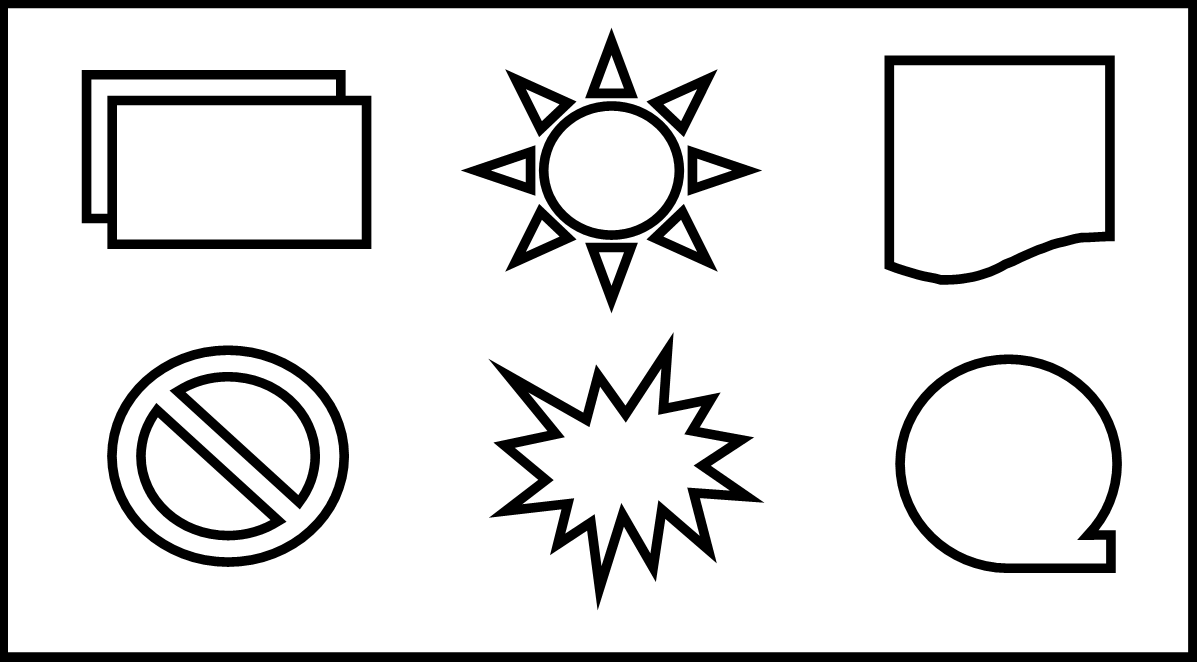
//> input picture cpp_image_processing/test_cont.png, 1197 x 662 px
$ ./main   (built with g++ and OpenCV 4)
//> lines starting //> are read from the running program, lines starting //| are printed output that depends on the picture; after the words box and inside, x2 and y2 are one past the last pixel; in counts of white or black regions, pixels touching at a corner belong together
#include <opencv2/opencv.hpp>
#include <Windows.h>

void afficherImage(const cv::Mat& image, const std::string& nom_fenetre) {
    // Afficher l'image dans une fenêtre avec le nom spécifié
    cv::namedWindow(nom_fenetre, cv::WINDOW_NORMAL);
    cv::imshow(nom_fenetre, image);
    cv::waitKey(0);
    cv::destroyWindow(nom_fenetre);
}

int main() {
    // Chemin relatif ou absolu vers l'image
    std::string chemin_image = "C:/Users/Marius/Documents/code/Image_Processing_2024/cpp_image_processing/test_cont.png";

    // Taille image
    int larg_image_pix = 800;

    // Obtenir la taille de l'écran
    int largeur_ecran = GetSystemMetrics(SM_CXSCREEN);
    int hauteur_ecran = GetSystemMetrics(SM_CYSCREEN);

    // Lecture de l'image
    cv::Mat image = cv::imread(chemin_image);
//> image is the input picture: 662 rows x 1197 cols, CV_8UC3; min 0, max 255, mean 222

    // Vérifier si la lecture de l'image a réussi
    if (!image.empty()) {
        // Obtenir les dimensions originales de l'image
        int hauteur = image.rows;
//> hauteur = 662
        int largeur = image.cols;
//> largeur = 1197

        // Facteur de redimensionnement souhaité (par exemple, 0.5 pour réduire de moitié)
        float facteur_redimensionnement = (float)larg_image_pix / largeur;
//> facteur_redimensionnement = 0.668

        // Calculer les nouvelles dimensions en maintenant le même rapport hauteur/largeur
        int nouvelle_largeur = cvRound(largeur * facteur_redimensionnement);
//> nouvelle_largeur = 800
        int nouvelle_hauteur = cvRound(hauteur * facteur_redimensionnement);
//> nouvelle_hauteur = 442

        //Coeff ecran
        float coeff_larg = (largeur_ecran/2 - nouvelle_largeur) / 2;
//> coeff_larg = 80
        float coeff_haut = (hauteur_ecran/2 - nouvelle_hauteur) / 2;
//> coeff_haut = 49

        // Convertir l'image en niveaux de gris
        cv::Mat image_en_gris;
        cv::cvtColor(image, image_en_gris, cv::COLOR_BGR2GRAY);

        // Appliquer un flou pour réduire le bruit et améliorer la détection des contours
        cv::Mat image_en_gris_flou;
        cv::GaussianBlur(image_en_gris, image_en_gris_flou, cv::Size(5, 5), 0);

        // Détection des contours avec Canny
        cv::Mat contours;
        cv::Canny(image_en_gris, contours, 50, 150);
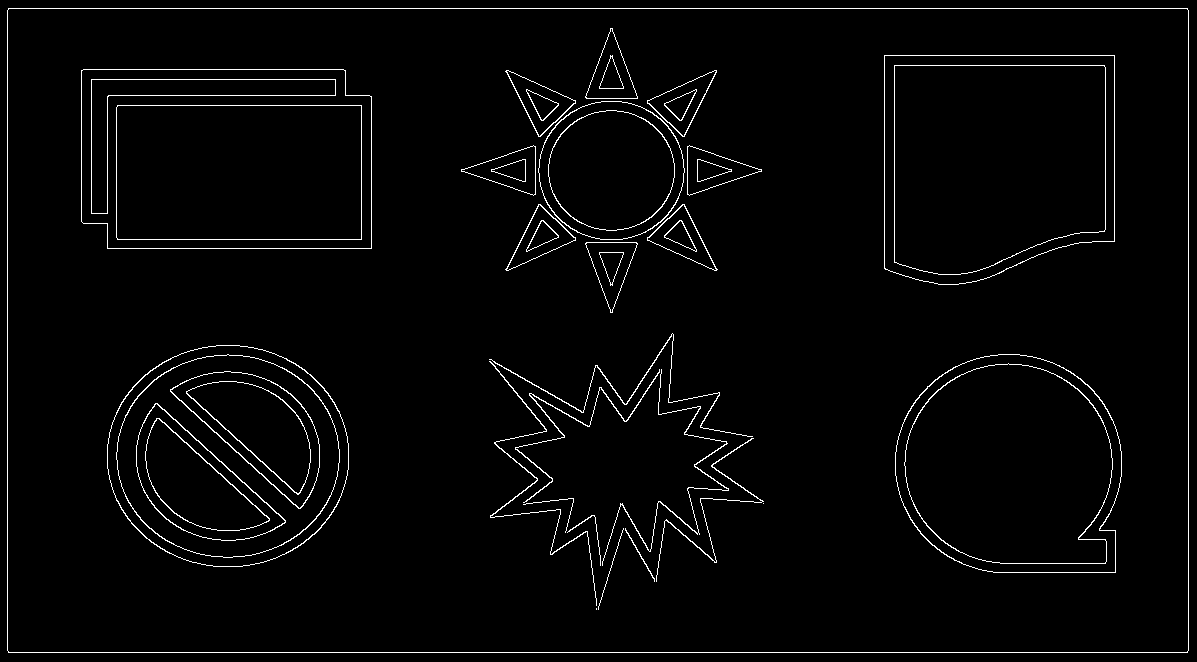
//> contours: 662 rows x 1197 cols, CV_8UC1; 2.5% white in thin lines or dots

        // Trouver les contours
        std::vector<std::vector<cv::Point>> contours_vect;
        cv::findContours(contours, contours_vect, cv::RETR_LIST, cv::CHAIN_APPROX_SIMPLE);
//> contours_vect = 75 contours, 5 with area under 20; largest, box (x1, y1, x2, y2) and area: (7, 8, 1189, 653) 760558, (7, 8, 1189, 653) 760556, (81, 69, 372, 249) 50578, (81, 69, 372, 249) 50575, (884, 55, 1115, 285) 48302

        // Créer une copie de l'image pour dessiner les contours
        cv::Mat image_contours = image.clone();

        // Dessiner les contours sur l'image
        cv::drawContours(image_contours, contours_vect, -1, cv::Scalar(0, 255, 0), 2); // Couleur verte, épaisseur de 2 pixels
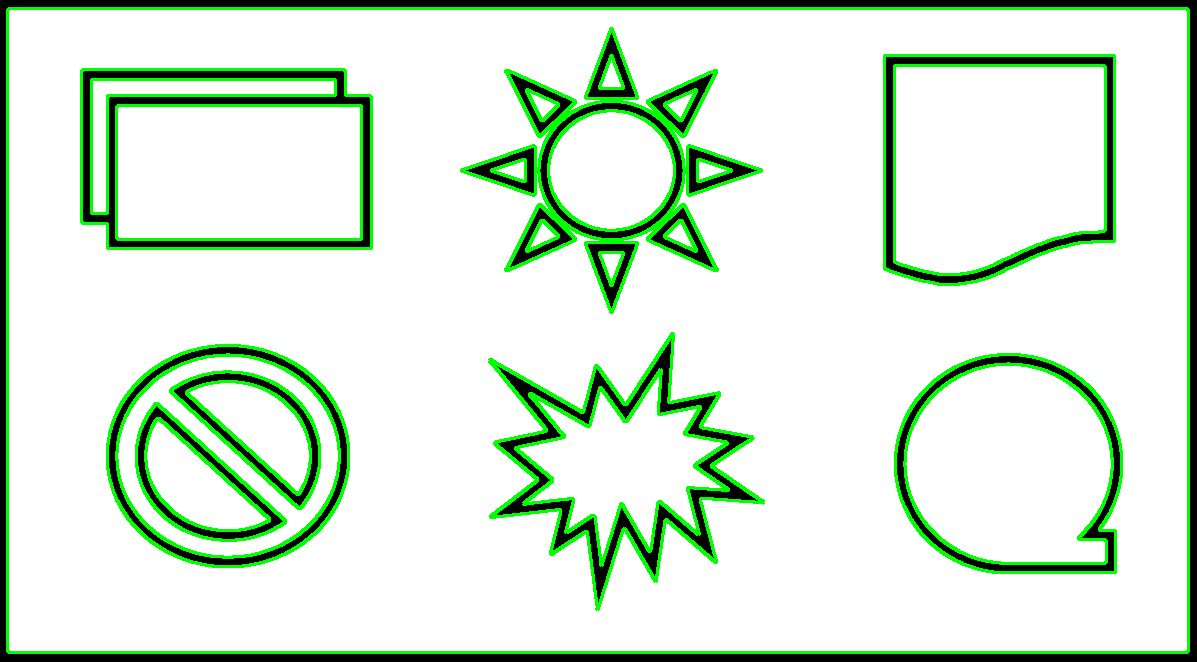
//> image_contours: 662 rows x 1197 cols, CV_8UC3; 7.72% of pixels changed, all inside (x1, y1, x2, y2) = (6, 7, 1190, 654)

        // Créer une image noire pour afficher uniquement les contours
        cv::Mat image_contours_seuls = cv::Mat::zeros(image.size(), CV_8UC3); // Fond noir
        image_contours_seuls.setTo(cv::Scalar(255, 255, 255)); // Fond blanc
        cv::drawContours(image_contours_seuls, contours_vect, -1, cv::Scalar(0, 0, 255), 2); // Couleur rouge, épaisseur de 1 pixel
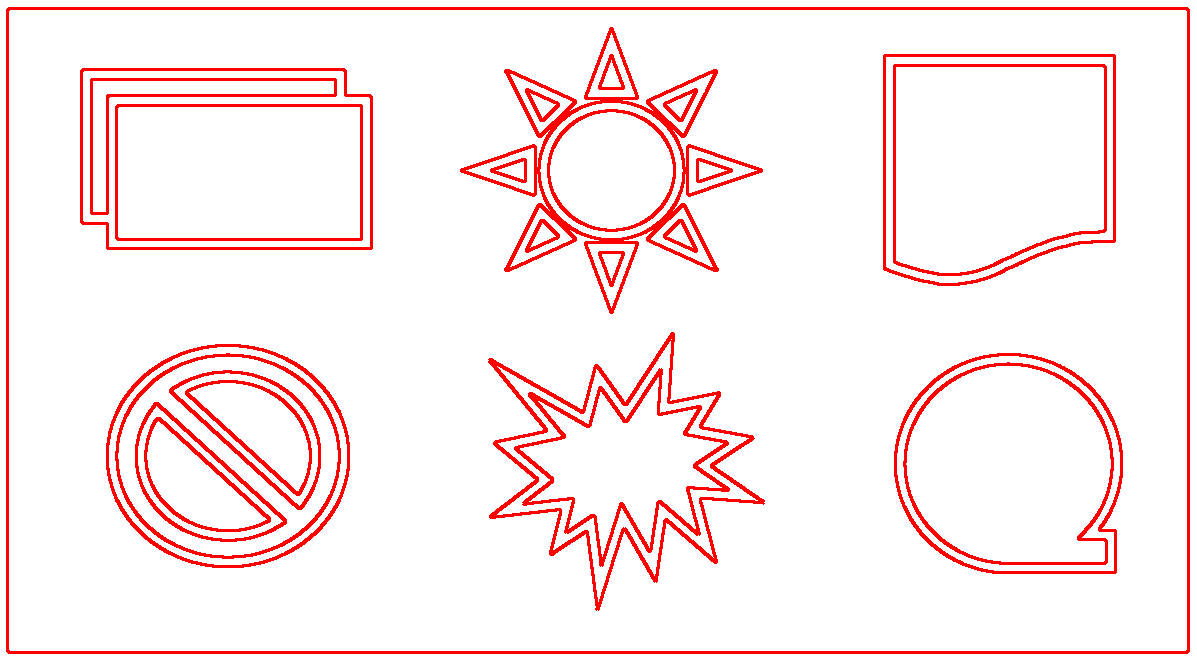
//> image_contours_seuls: 662 rows x 1197 cols, CV_8UC3; mean B, G, R 235.3, 235.3, 255

        // Afficher les quatre images
        cv::namedWindow("Image originale", cv::WINDOW_NORMAL);
        cv::resizeWindow("Image originale", nouvelle_largeur, nouvelle_hauteur); // Spécifiez la taille personnalisée
        cv::imshow("Image originale", image);
        cv::moveWindow("Image originale", 0 + coeff_larg, 0 + coeff_haut); // Coin supérieur gauche

        cv::namedWindow("Image en desenfoque gris", cv::WINDOW_NORMAL);
        cv::resizeWindow("Image en desenfoque gris", nouvelle_largeur, nouvelle_hauteur); // Spécifiez la taille personnalisée
        cv::imshow("Image en desenfoque gris", image_en_gris_flou);
        cv::moveWindow("Image en desenfoque gris", image.cols - coeff_larg -100, 0 + coeff_haut); // Coin supérieur gauche

        cv::namedWindow("Contornos", cv::WINDOW_NORMAL);
        cv::resizeWindow("Contornos", nouvelle_largeur, nouvelle_hauteur); // Spécifiez la taille personnalisée
        cv::imshow("Contornos", image_contours);
        cv::moveWindow("Contornos", 0 + coeff_larg, image.rows - coeff_haut-75); // Coin supérieur gauche

        cv::namedWindow("Sólo contornos", cv::WINDOW_NORMAL);
        cv::resizeWindow("Sólo contornos", nouvelle_largeur, nouvelle_hauteur); // Spécifiez la taille personnalisée
        cv::imshow("Sólo contornos", image_contours_seuls);
        cv::moveWindow("Sólo contornos", image.cols - coeff_larg -100, image.rows - coeff_haut-75); // Coin supérieur gauche

        cv::waitKey(0);
        cv::destroyAllWindows();
    } else {
        std::cout << "Impossible de lire l'image à partir du chemin : " << chemin_image << std::endl;
    }

    return 0;
}
